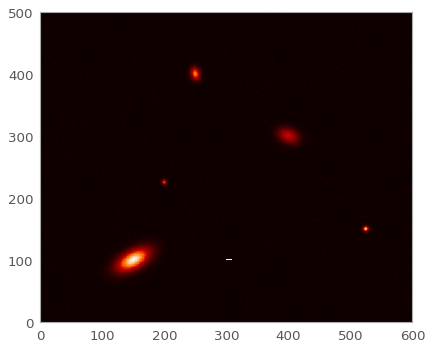

The Python source for this figure:
import numpy as np
import matplotlib.pyplot as plt
from astropy.modeling.models import Gaussian2D
y, x = np.mgrid[0:500, 0:600]
data = (Gaussian2D(1, 150, 100, 20, 10, theta=0.5)(x, y) +
        Gaussian2D(0.5, 400, 300, 8, 12, theta=1.2)(x,y) +
        Gaussian2D(0.75, 250, 400, 5, 7, theta=0.23)(x,y) +
        Gaussian2D(0.9, 525, 150, 3, 3)(x,y) +
        Gaussian2D(0.6, 200, 225, 3, 3)(x,y))
np.random.seed(123456)
data += 0.01 * np.random.randn(500, 600)
cosmic_ray_value = 0.997
data[100, 300:310] = cosmic_ray_value
plt.imshow(data, origin='lower')
